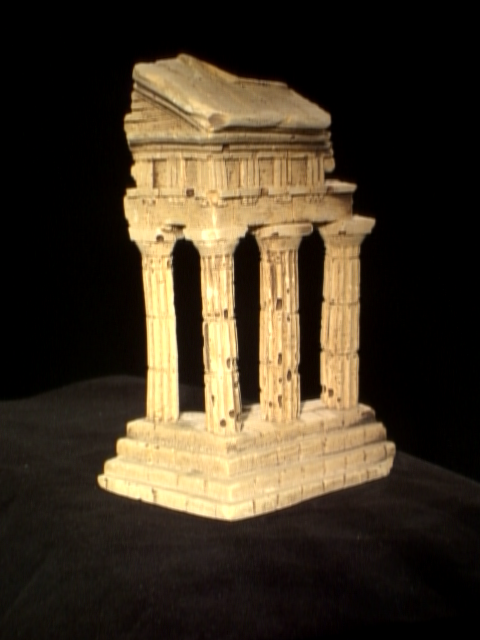
%> input picture project5/project5_package/data/im1.png, 480 x 640 px
$ octave testDepth.m   (GNU Octave 9; MATLAB toolbox functions it lacks are replaced by stand-ins)
%> lines starting %> are read from the running program, lines starting %| are printed output that depends on the picture
### project5/submit/301416542/matlab/get_disparity.m
function dispM = get_disparity(im1, im2, maxDisp, windowSize)
% GET_DISPARITY creates a disparity map from a pair of rectified images im1 and
%   im2, given the maximum disparity MAXDISP and the window size WINDOWSIZE.

mask = ones(windowSize,windowSize);
[row, col] = size(im2);

im1_w = conv2(im1,mask,'same');
%imshow(im1_w);

disp_all = zeros(row, col,maxDisp+1);

for d = 0:maxDisp
    shifted_im2 = circshift(im2,d,2);
    im2_w = conv2(shifted_im2,mask,'same');

    dis = (im1_w - im2_w).^2;
    disp_all(:,:,d+1)=dis;
end

[M,I] = min(disp_all,[],3);
dispM = I;

dispM =dispM-1;

### project5/submit/301416542/matlab/get_depth.m
function depthM = get_depth(dispM, K1, K2, R1, R2, t1, t2)
% [7 lines of commented-out code are left out]

[h,w] = size(dispM);
depthM = zeros(h,w);

c1 = -(K1*R1)^(-1) * (K1*t1);
c2 = -(K2*R2)^(-1) * (K2*t2);

b = norm(c1 - c2);
f = K1(1, 1);

for idx1 = 1:h
    for idx2 = 1:w
        if dispM(idx1,idx2) ~= 0
            depthM(idx1,idx2) = b * f / dispM(idx1,idx2);
        end
    end
end

### project5/submit/301416542/matlab/warp_stereo.m
function [JL JR bbL bbR] = warp_stereo(IL, IR, TL, TR)

% find the smallest bb containining both images
bb = mcbb(size(IL),size(IR), TL, TR);

if bb(3)-bb(1)>3000 || bb(4)-bb(2)>3000,
    error(['XX Error: Your rectification is not correct. ' ...
          'Debug it before going further...']) ;
end


% Warp LEFT
[JL bbL] = imwarp(IL, TL, 'bilinear', bb);
% Warp RIGHT
[JR bbR] = imwarp(IR, TR, 'bilinear', bb);

end


function bb = mcbb(s1,s2,H1,H2)
% MCBB minimum common bounding box

% bb is the bounding box given as [minx; miny; maxx; maxy];
% s1 is the result of size(I1)
% s2 is the result of size(I2)


corners = [0, 0, s1(2), s1(2);
           0, s1(1), 0, s1(1)];
corners_x = p2t(H1,corners);

minx = floor(min(corners_x(1,:)));
maxx = ceil(max(corners_x(1,:)));
miny = floor(min(corners_x(2,:)));
maxy = ceil(max(corners_x(2,:)));

bb1 = [minx; miny; maxx; maxy];

corners = [0, 0, s2(2), s2(2);
           0, s2(1), 0, s2(1)];
corners_x = p2t(H2,corners);

minx = floor(min(corners_x(1,:)));
maxx = ceil(max(corners_x(1,:)));
miny = floor(min(corners_x(2,:)));
maxy = ceil(max(corners_x(2,:)));

bb2 = [minx; miny; maxx; maxy];


q1 = min([bb1';bb2']);
q2 = max([bb1';bb2']);
bb =[q1(1:2),q2(3:4)];

end

% [126 lines left out: functions imwarp, vec, ivec, not called in this run]

### project5/submit/301416542/matlab/testDepth.m
clear all ;
% Load image and paramters
im1 = imread('../data/im1.png');
%> im1 is the input picture: size 640x480x3 uint8; mean R, G, B 65.3, 53.9, 37.1
im2 = imread('../data/im2.png');
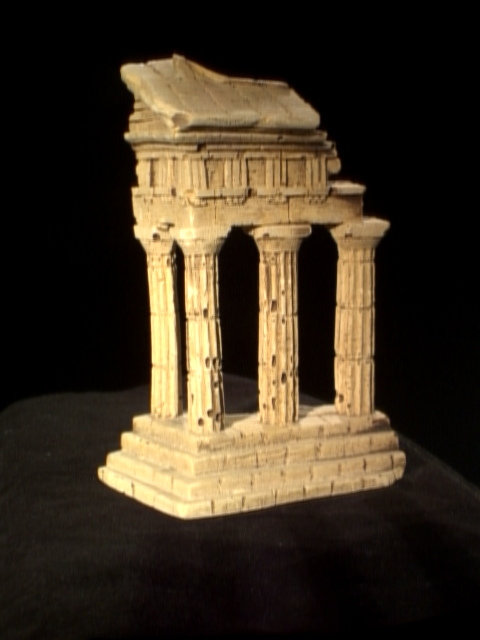
%> input picture project5/project5_package/data/im2.png, 480 x 640 px
%> im2 is the input picture: size 640x480x3 uint8; mean R, G, B 60.7, 49.2, 33.3
im1 = rgb2gray(im1);
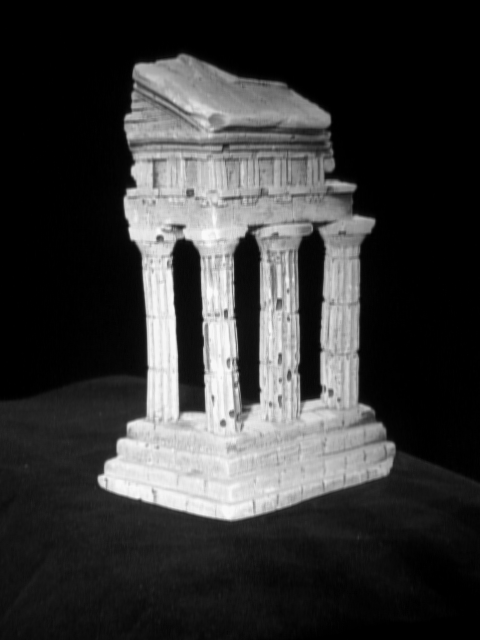
%> im1: size 640x480 uint8; min 0, max 250, mean 55.4
im2 = rgb2gray(im2);
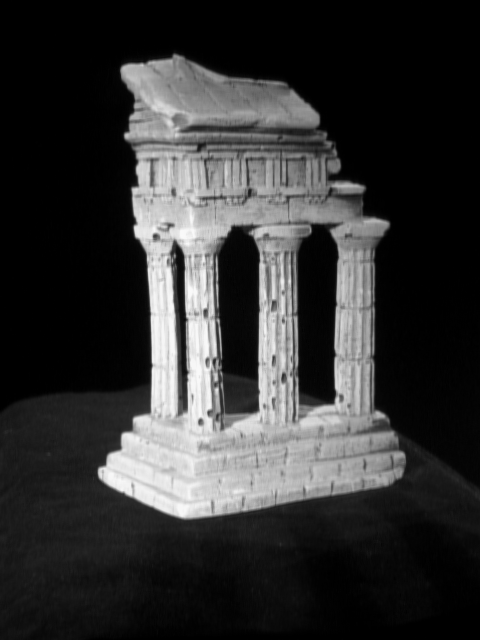
%> im2: size 640x480 uint8; min 0, max 250, mean 50.8
load('rectify.mat', 'M1', 'M2', 'K1n', 'K2n', 'R1n', 'R2n', 't1n', 't2n');

maxDisp = 20;
windowSize = 3;
dispM = get_disparity(im1, im2, maxDisp, windowSize);
%> in get_disparity, `[M,I] = min(disp_all,[],3);`:
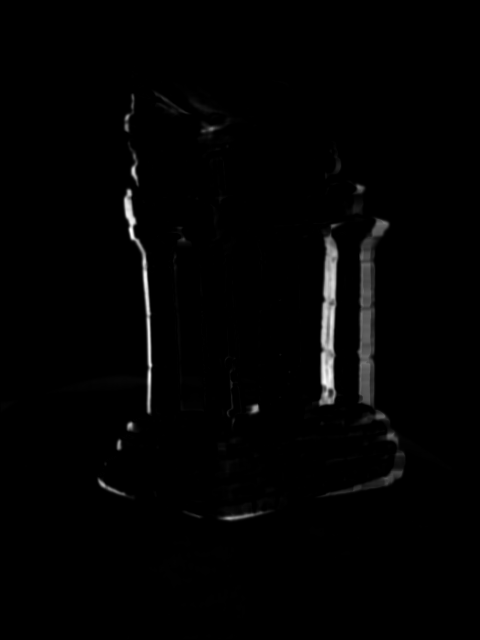
%> M: size 640x480 double; min 0, max 3767481, mean 46110.5; drawn with min black and max white
%> in get_disparity, `[M,I] = min(disp_all,[],3);`:
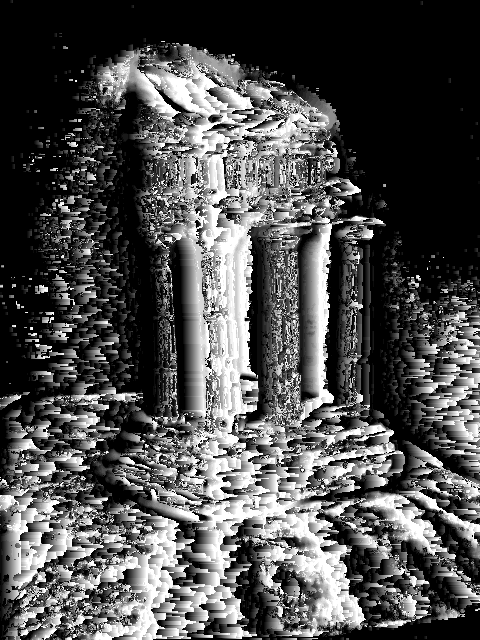
%> I: size 640x480 double; min 1, max 21, mean 7.3; drawn with min black and max white

% --------------------  get depth map

depthM = get_depth(dispM, K1n, K2n, R1n, R2n, t1n, t2n);
%> after the loop in get_depth, `for idx1 = 1:h`:
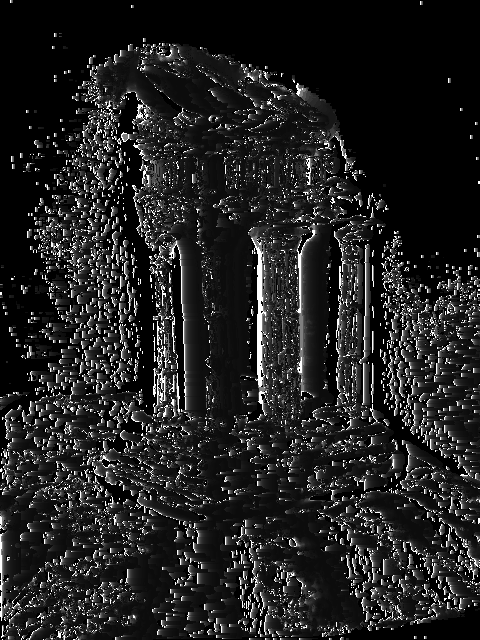
%> depthM: size 640x480 double; min 0, max 1523.3, mean 201.2; drawn with min black and max white


% --------------------  Display

figure; imagesc(dispM.*(im1>40)); colormap(gray); axis image;
figure; imagesc(depthM.*(im1>40)); colormap(gray); axis image;
%> after `axis image`:
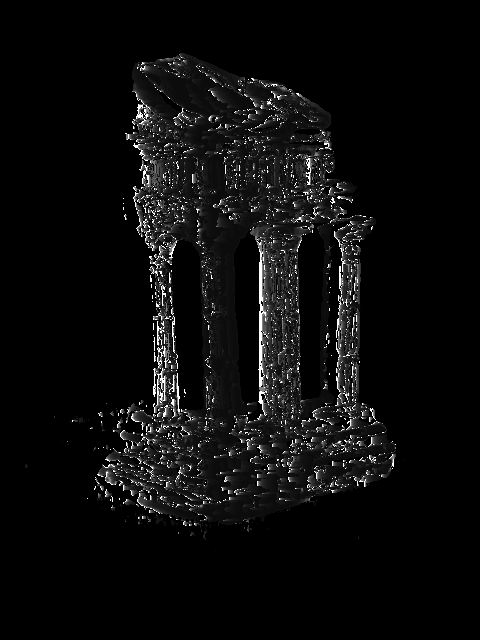
%> displayed picture: size 640x480x3, on the screen's scale of 0 to 255; min 0, max 255, mean 11.8


[JL, JR, bbL, bbR] = warp_stereo(im1,im2,M1,M2);
%> the run ends on the next line
